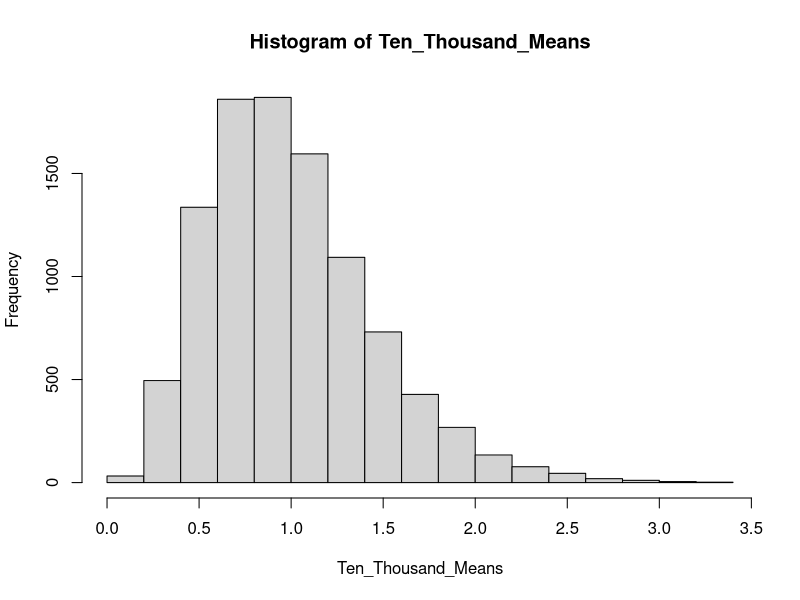
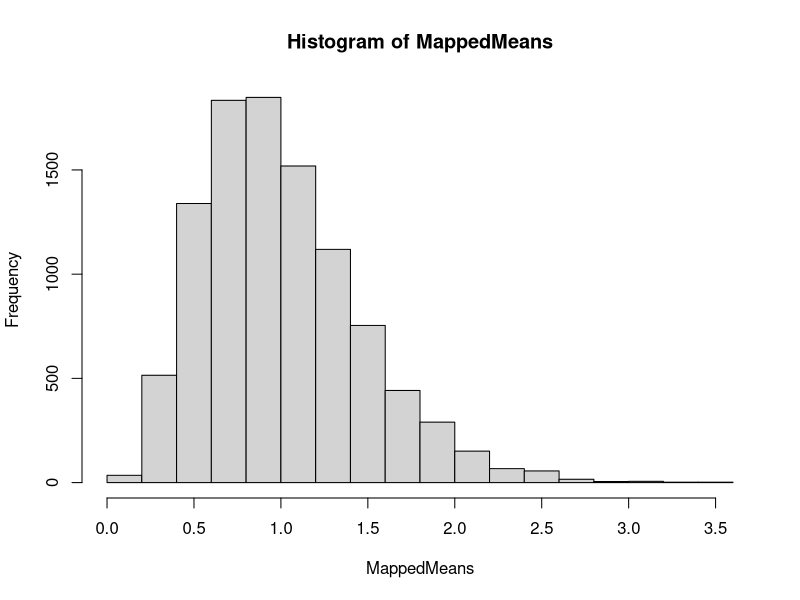
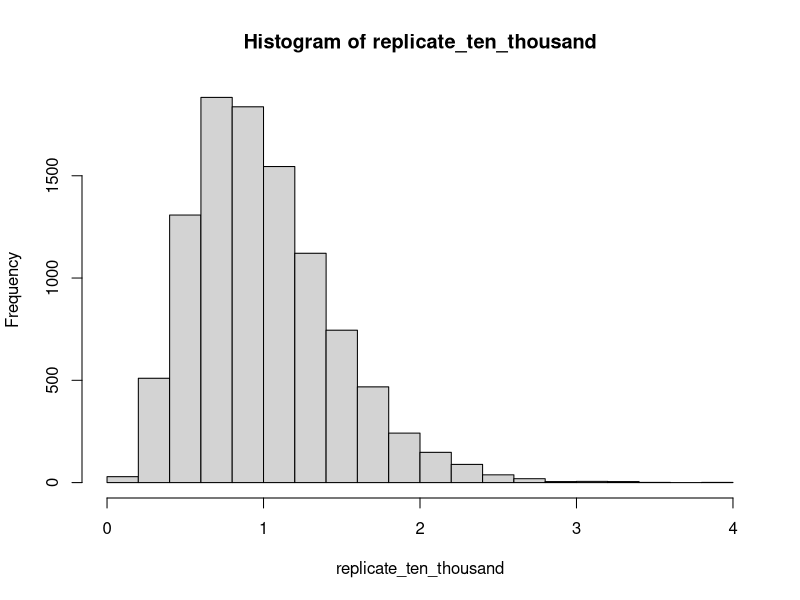
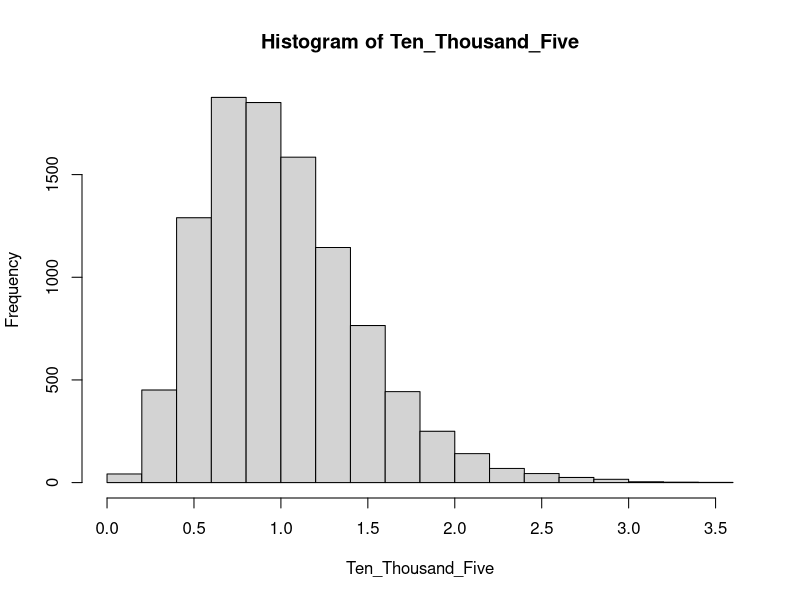
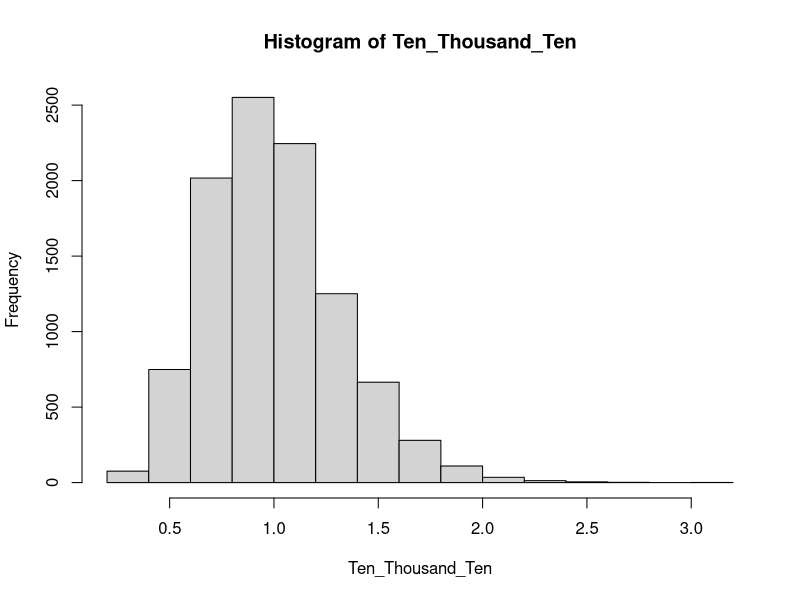
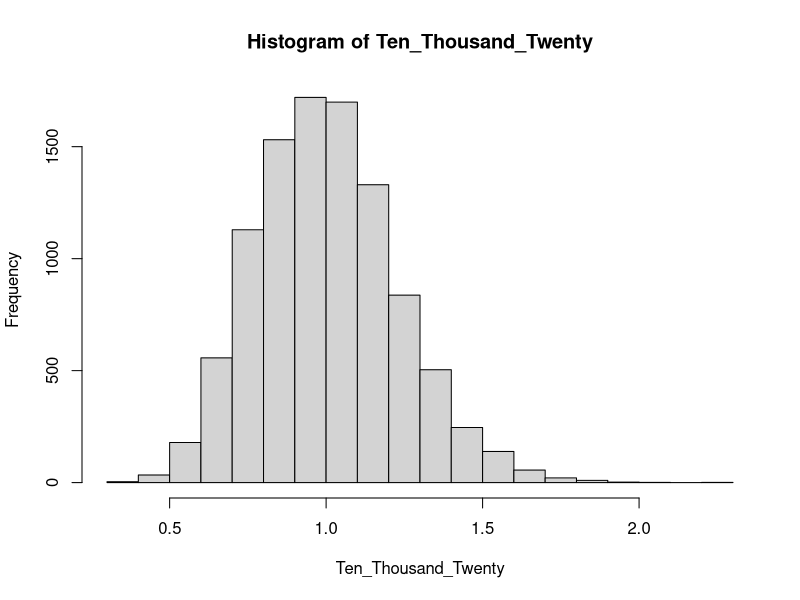

Write R code to recreate these figures, in order.
## ---- chunk 1
knitr::opts_chunk$set(echo = TRUE)
options(scipen = 2)

library(tidyverse)
## ---- chunk 2

problem_1_dt <- tribble( 
  ~x, ~y,    ~w,    ~z,
210,   300,   220,   180,
102,   100,   119,   187,
176,   175,   188,   173,
87,    95,   91,     94,
202,   210,  234,    218,
110,   122,  131,    128)

## ---- chunk 3
map_dbl(problem_1_dt, mean)
## ---- chunk 4
map_dbl(problem_1_dt, sd)
## ---- chunk 5
map(problem_1_dt, sqrt)
## ---- chunk 6
sapply(problem_1_dt, summary)
## ---- chunk 7
Ten_Thousand_Means <- c()
for (i in 1:10000){
  FiveObservations <- rexp(5, rate = 1)
  Ten_Thousand_Means <- append(Ten_Thousand_Means, mean(FiveObservations))
}

hist(Ten_Thousand_Means)
## ---- chunk 8
Ten_Thousand_Lists <- c()
for (i in 1:10000){
  FiveObservations <- list(rexp(5, rate = 1))
  Ten_Thousand_Lists <- append(Ten_Thousand_Lists, FiveObservations)
}

MappedMeans <- map_dbl(Ten_Thousand_Lists, mean)

hist(MappedMeans)
## ---- chunk 9
replicate_ten_thousand <- replicate(10000, mean(rexp(5, 1)))

hist(replicate_ten_thousand)
## ---- chunk 10
Ten_Thousand_Five <- c()
Ten_Thousand_Ten <- c()
Ten_Thousand_Twenty <- c()

for (i in 1:10000){
  FiveObservations <- mean(rexp(5, rate = 1))
  TenObservations <- mean(rexp(10, rate = 1))
  TwentyObservations <- mean(rexp(20, rate = 1))
  
  Ten_Thousand_Five <- append(Ten_Thousand_Five, mean(FiveObservations))
  Ten_Thousand_Ten <- append(Ten_Thousand_Ten, mean(TenObservations))
  Ten_Thousand_Twenty <- append(Ten_Thousand_Twenty, mean(TwentyObservations))
}

hist(Ten_Thousand_Five)
hist(Ten_Thousand_Ten)
hist(Ten_Thousand_Twenty)
